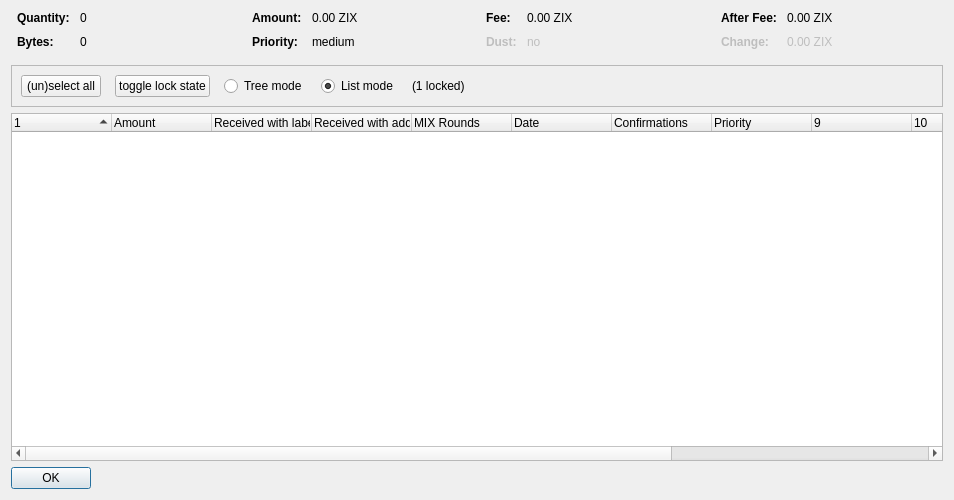
<?xml version="1.0" encoding="UTF-8"?>
<ui version="4.0">
 <class>CoinControlDialog</class>
 <widget class="QDialog" name="CoinControlDialog">
  <property name="geometry">
   <rect>
    <x>0</x>
    <y>0</y>
    <width>954</width>
    <height>500</height>
   </rect>
  </property>
  <property name="windowTitle">
   <string>Coin Selection</string>
  </property>
  <layout class="QVBoxLayout" name="verticalLayout">
   <item>
    <layout class="QHBoxLayout" name="horizontalLayoutTop" stretch="0,0,0,0">
     <property name="topMargin">
      <number>0</number>
     </property>
     <property name="bottomMargin">
      <number>10</number>
     </property>
     <item>
      <layout class="QFormLayout" name="formLayoutCoinControl1">
       <property name="horizontalSpacing">
        <number>10</number>
       </property>
       <property name="verticalSpacing">
        <number>10</number>
       </property>
       <property name="leftMargin">
        <number>6</number>
       </property>
       <property name="rightMargin">
        <number>6</number>
       </property>
       <item row="0" column="0">
        <widget class="QLabel" name="labelCoinControlQuantityText">
         <property name="font">
          <font>
           <weight>75</weight>
           <bold>true</bold>
          </font>
         </property>
         <property name="text">
          <string>Quantity:</string>
         </property>
        </widget>
       </item>
       <item row="0" column="1">
        <widget class="QLabel" name="labelCoinControlQuantity">
         <property name="cursor">
          <cursorShape>IBeamCursor</cursorShape>
         </property>
         <property name="contextMenuPolicy">
          <enum>Qt::ActionsContextMenu</enum>
         </property>
         <property name="text">
          <string notr="true">0</string>
         </property>
         <property name="textInteractionFlags">
          <set>Qt::LinksAccessibleByMouse|Qt::TextSelectableByKeyboard|Qt::TextSelectableByMouse</set>
         </property>
        </widget>
       </item>
       <item row="1" column="0">
        <widget class="QLabel" name="labelCoinControlBytesText">
         <property name="font">
          <font>
           <weight>75</weight>
           <bold>true</bold>
          </font>
         </property>
         <property name="text">
          <string>Bytes:</string>
         </property>
        </widget>
       </item>
       <item row="1" column="1">
        <widget class="QLabel" name="labelCoinControlBytes">
         <property name="cursor">
          <cursorShape>IBeamCursor</cursorShape>
         </property>
         <property name="contextMenuPolicy">
          <enum>Qt::ActionsContextMenu</enum>
         </property>
         <property name="text">
          <string notr="true">0</string>
         </property>
         <property name="textInteractionFlags">
          <set>Qt::LinksAccessibleByMouse|Qt::TextSelectableByKeyboard|Qt::TextSelectableByMouse</set>
         </property>
        </widget>
       </item>
      </layout>
     </item>
     <item>
      <layout class="QFormLayout" name="formLayoutCoinControl2">
       <property name="horizontalSpacing">
        <number>10</number>
       </property>
       <property name="verticalSpacing">
        <number>10</number>
       </property>
       <property name="leftMargin">
        <number>6</number>
       </property>
       <property name="rightMargin">
        <number>6</number>
       </property>
       <item row="0" column="0">
        <widget class="QLabel" name="labelCoinControlAmountText">
         <property name="font">
          <font>
           <weight>75</weight>
           <bold>true</bold>
          </font>
         </property>
         <property name="text">
          <string>Amount:</string>
         </property>
        </widget>
       </item>
       <item row="0" column="1">
        <widget class="QLabel" name="labelCoinControlAmount">
         <property name="cursor">
          <cursorShape>IBeamCursor</cursorShape>
         </property>
         <property name="contextMenuPolicy">
          <enum>Qt::ActionsContextMenu</enum>
         </property>
         <property name="text">
          <string notr="true">0.00 ZIX</string>
         </property>
         <property name="textInteractionFlags">
          <set>Qt::LinksAccessibleByMouse|Qt::TextSelectableByKeyboard|Qt::TextSelectableByMouse</set>
         </property>
        </widget>
       </item>
       <item row="1" column="0">
        <widget class="QLabel" name="labelCoinControlPriorityText">
         <property name="font">
          <font>
           <weight>75</weight>
           <bold>true</bold>
          </font>
         </property>
         <property name="text">
          <string>Priority:</string>
         </property>
        </widget>
       </item>
       <item row="1" column="1">
        <widget class="QLabel" name="labelCoinControlPriority">
         <property name="cursor">
          <cursorShape>IBeamCursor</cursorShape>
         </property>
         <property name="contextMenuPolicy">
          <enum>Qt::ActionsContextMenu</enum>
         </property>
         <property name="text">
          <string>medium</string>
         </property>
         <property name="textInteractionFlags">
          <set>Qt::LinksAccessibleByMouse|Qt::TextSelectableByKeyboard|Qt::TextSelectableByMouse</set>
         </property>
        </widget>
       </item>
      </layout>
     </item>
     <item>
      <layout class="QFormLayout" name="formLayoutCoinControl3">
       <property name="horizontalSpacing">
        <number>10</number>
       </property>
       <property name="verticalSpacing">
        <number>10</number>
       </property>
       <property name="leftMargin">
        <number>6</number>
       </property>
       <property name="rightMargin">
        <number>6</number>
       </property>
       <item row="0" column="0">
        <widget class="QLabel" name="labelCoinControlFeeText">
         <property name="font">
          <font>
           <weight>75</weight>
           <bold>true</bold>
          </font>
         </property>
         <property name="text">
          <string>Fee:</string>
         </property>
        </widget>
       </item>
       <item row="0" column="1">
        <widget class="QLabel" name="labelCoinControlFee">
         <property name="cursor">
          <cursorShape>IBeamCursor</cursorShape>
         </property>
         <property name="contextMenuPolicy">
          <enum>Qt::ActionsContextMenu</enum>
         </property>
         <property name="text">
          <string notr="true">0.00 ZIX</string>
         </property>
         <property name="textInteractionFlags">
          <set>Qt::LinksAccessibleByMouse|Qt::TextSelectableByKeyboard|Qt::TextSelectableByMouse</set>
         </property>
        </widget>
       </item>
       <item row="1" column="0">
        <widget class="QLabel" name="labelCoinControlLowOutputText">
         <property name="enabled">
          <bool>false</bool>
         </property>
         <property name="font">
          <font>
           <weight>75</weight>
           <bold>true</bold>
          </font>
         </property>
         <property name="text">
          <string>Dust:</string>
         </property>
        </widget>
       </item>
       <item row="1" column="1">
        <widget class="QLabel" name="labelCoinControlLowOutput">
         <property name="enabled">
          <bool>false</bool>
         </property>
         <property name="cursor">
          <cursorShape>IBeamCursor</cursorShape>
         </property>
         <property name="contextMenuPolicy">
          <enum>Qt::ActionsContextMenu</enum>
         </property>
         <property name="text">
          <string>no</string>
         </property>
         <property name="textInteractionFlags">
          <set>Qt::LinksAccessibleByMouse|Qt::TextSelectableByKeyboard|Qt::TextSelectableByMouse</set>
         </property>
        </widget>
       </item>
      </layout>
     </item>
     <item>
      <layout class="QFormLayout" name="formLayoutCoinControl4">
       <property name="horizontalSpacing">
        <number>10</number>
       </property>
       <property name="verticalSpacing">
        <number>10</number>
       </property>
       <property name="leftMargin">
        <number>6</number>
       </property>
       <property name="rightMargin">
        <number>6</number>
       </property>
       <item row="0" column="0">
        <widget class="QLabel" name="labelCoinControlAfterFeeText">
         <property name="font">
          <font>
           <weight>75</weight>
           <bold>true</bold>
          </font>
         </property>
         <property name="text">
          <string>After Fee:</string>
         </property>
        </widget>
       </item>
       <item row="0" column="1">
        <widget class="QLabel" name="labelCoinControlAfterFee">
         <property name="cursor">
          <cursorShape>IBeamCursor</cursorShape>
         </property>
         <property name="contextMenuPolicy">
          <enum>Qt::ActionsContextMenu</enum>
         </property>
         <property name="text">
          <string notr="true">0.00 ZIX</string>
         </property>
         <property name="textInteractionFlags">
          <set>Qt::LinksAccessibleByMouse|Qt::TextSelectableByKeyboard|Qt::TextSelectableByMouse</set>
         </property>
        </widget>
       </item>
       <item row="1" column="0">
        <widget class="QLabel" name="labelCoinControlChangeText">
         <property name="enabled">
          <bool>false</bool>
         </property>
         <property name="font">
          <font>
           <weight>75</weight>
           <bold>true</bold>
          </font>
         </property>
         <property name="text">
          <string>Change:</string>
         </property>
        </widget>
       </item>
       <item row="1" column="1">
        <widget class="QLabel" name="labelCoinControlChange">
         <property name="enabled">
          <bool>false</bool>
         </property>
         <property name="cursor">
          <cursorShape>IBeamCursor</cursorShape>
         </property>
         <property name="contextMenuPolicy">
          <enum>Qt::ActionsContextMenu</enum>
         </property>
         <property name="text">
          <string notr="true">0.00 ZIX</string>
         </property>
         <property name="textInteractionFlags">
          <set>Qt::LinksAccessibleByMouse|Qt::TextSelectableByKeyboard|Qt::TextSelectableByMouse</set>
         </property>
        </widget>
       </item>
      </layout>
     </item>
    </layout>
   </item>
   <item>
    <widget class="QFrame" name="frame">
     <property name="minimumSize">
      <size>
       <width>0</width>
       <height>40</height>
      </size>
     </property>
     <property name="frameShape">
      <enum>QFrame::StyledPanel</enum>
     </property>
     <property name="frameShadow">
      <enum>QFrame::Sunken</enum>
     </property>
     <layout class="QHBoxLayout" name="horizontalLayout">
      <item>
       <layout class="QHBoxLayout" name="horizontalLayoutPanel" stretch="0,0,0,0,0,0">
        <property name="spacing">
         <number>14</number>
        </property>
        <item>
         <widget class="QPushButton" name="pushButtonSelectAll">
          <property name="sizePolicy">
           <sizepolicy hsizetype="Maximum" vsizetype="Fixed">
            <horstretch>0</horstretch>
            <verstretch>0</verstretch>
           </sizepolicy>
          </property>
          <property name="text">
           <string>(un)select all</string>
          </property>
          <property name="autoDefault">
           <bool>false</bool>
          </property>
         </widget>
        </item>
        <item>
         <widget class="QPushButton" name="pushButtonToggleLock">
          <property name="sizePolicy">
           <sizepolicy hsizetype="Maximum" vsizetype="Fixed">
            <horstretch>0</horstretch>
            <verstretch>0</verstretch>
           </sizepolicy>
          </property>
          <property name="text">
           <string>toggle lock state</string>
          </property>
          <property name="autoDefault">
           <bool>false</bool>
          </property>
         </widget>
        </item>
        <item>
         <widget class="QRadioButton" name="radioTreeMode">
          <property name="sizePolicy">
           <sizepolicy hsizetype="Maximum" vsizetype="Fixed">
            <horstretch>0</horstretch>
            <verstretch>0</verstretch>
           </sizepolicy>
          </property>
          <property name="text">
           <string>Tree mode</string>
          </property>
         </widget>
        </item>
        <item>
         <widget class="QRadioButton" name="radioListMode">
          <property name="sizePolicy">
           <sizepolicy hsizetype="Maximum" vsizetype="Fixed">
            <horstretch>0</horstretch>
            <verstretch>0</verstretch>
           </sizepolicy>
          </property>
          <property name="text">
           <string>List mode</string>
          </property>
          <property name="checked">
           <bool>true</bool>
          </property>
         </widget>
        </item>
        <item>
         <widget class="QLabel" name="labelLocked">
          <property name="text">
           <string>(1 locked)</string>
          </property>
         </widget>
        </item>
        <item>
         <spacer name="horizontalSpacer">
          <property name="orientation">
           <enum>Qt::Horizontal</enum>
          </property>
          <property name="sizeHint" stdset="0">
           <size>
            <width>40</width>
            <height>20</height>
           </size>
          </property>
         </spacer>
        </item>
       </layout>
      </item>
     </layout>
    </widget>
   </item>
   <item>
    <widget class="CoinControlTreeWidget" name="treeWidget">
     <property name="contextMenuPolicy">
      <enum>Qt::CustomContextMenu</enum>
     </property>
     <property name="sortingEnabled">
      <bool>false</bool>
     </property>
     <property name="columnCount">
      <number>13</number>
     </property>
     <attribute name="headerShowSortIndicator" stdset="0">
      <bool>true</bool>
     </attribute>
     <attribute name="headerStretchLastSection">
      <bool>false</bool>
     </attribute>
     <column>
      <property name="text">
       <string/>
      </property>
     </column>
     <column>
      <property name="text">
       <string>Amount</string>
      </property>
     </column>
     <column>
      <property name="text">
       <string>Received with label</string>
      </property>
     </column>
     <column>
      <property name="text">
       <string>Received with address</string>
      </property>
     </column>
     <column>
      <property name="text">
       <string>MIX Rounds</string>
      </property>
     </column>
     <column>
      <property name="text">
       <string>Date</string>
      </property>
     </column>
     <column>
      <property name="text">
       <string>Confirmations</string>
      </property>
      <property name="toolTip">
       <string>Confirmed</string>
      </property>
     </column>
     <column>
      <property name="text">
       <string>Priority</string>
      </property>
     </column>
     <column>
      <property name="text">
       <string/>
      </property>
     </column>
     <column>
      <property name="text">
       <string/>
      </property>
     </column>
     <column>
      <property name="text">
       <string/>
      </property>
     </column>
     <column>
      <property name="text">
       <string/>
      </property>
     </column>
     <column>
      <property name="text">
       <string/>
      </property>
     </column>
    </widget>
   </item>
   <item>
    <widget class="QDialogButtonBox" name="buttonBox">
     <property name="sizePolicy">
      <sizepolicy hsizetype="Maximum" vsizetype="Fixed">
       <horstretch>0</horstretch>
       <verstretch>0</verstretch>
      </sizepolicy>
     </property>
     <property name="orientation">
      <enum>Qt::Horizontal</enum>
     </property>
     <property name="standardButtons">
      <set>QDialogButtonBox::Ok</set>
     </property>
    </widget>
   </item>
  </layout>
 </widget>
 <customwidgets>
  <customwidget>
   <class>CoinControlTreeWidget</class>
   <extends>QTreeWidget</extends>
   <header>coincontroltreewidget.h</header>
  </customwidget>
 </customwidgets>
 <resources/>
 <connections/>
</ui>
